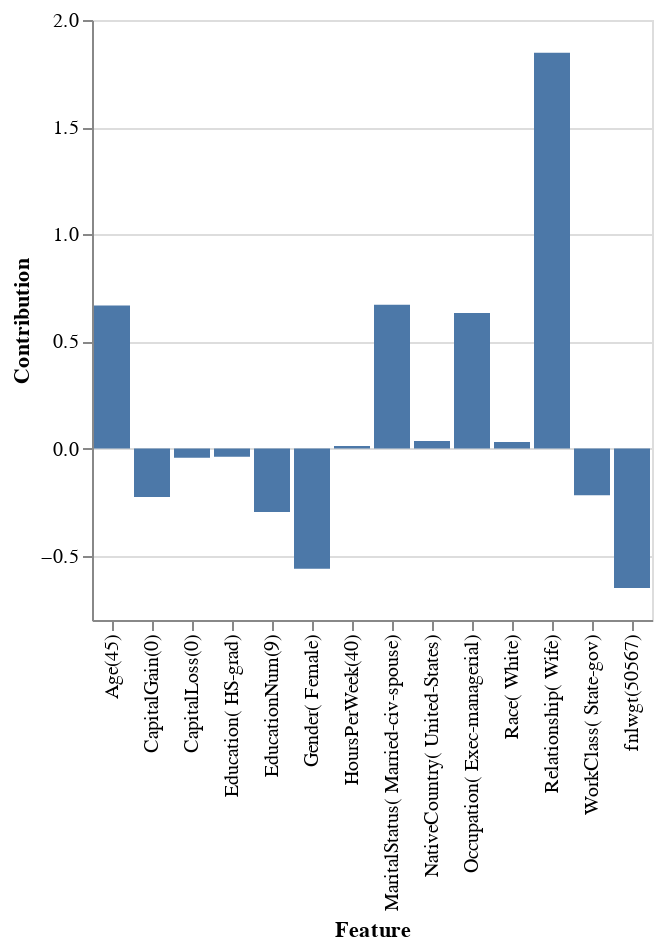

Write notebook code for a chart like this one.
### Code cell
ans = eag.run("Please visualize the contribution of each feature previously obtained through the 2nd row of data in df as a sample.")
print(ans)

### Figure 1 — Vega-Lite specification as saved in the notebook (floating-point values rounded to 4 significant figures)
{"config": {"view": {"continuousWidth": 300, "continuousHeight": 300}}, "data": {"name": "data-af1939aa117aa04acfbcbd2679801c86"}, "mark": {"type": "bar"}, "encoding": {"x": {"field": "Feature", "type": "nominal"}, "y": {"field": "Contribution", "type": "quantitative"}}, "$schema": "https://vega.github.io/schema/vega-lite/v5.8.0.json", "datasets": {"data-af1939aa117aa04acfbcbd2679801c86": [{"Feature": "Age(45)", "Contribution": 0.6675}, {"Feature": "WorkClass( State-gov)", "Contribution": -0.2177}, {"Feature": "fnlwgt(50567)", "Contribution": -0.6502}, {"Feature": "Education( HS-grad)", "Contribution": -0.0384}, {"Feature": "EducationNum(9)", "Contribution": -0.2961}, {"Feature": "MaritalStatus( Married-civ-spouse)", "Contribution": 0.6708}, {"Feature": "Occupation( Exec-managerial)", "Contribution": 0.6332}, {"Feature": "Relationship( Wife)", "Contribution": 1.847}, {"Feature": "Race( White)", "Contribution": 0.0311}, {"Feature": "Gender( Female)", "Contribution": -0.5612}, {"Feature": "CapitalGain(0)", "Contribution": -0.2264}, {"Feature": "CapitalLoss(0)", "Contribution": -0.0434}, {"Feature": "HoursPerWeek(40)", "Contribution": 0.0117}, {"Feature": "NativeCountry( United-States)", "Contribution": 0.0355}]}}
